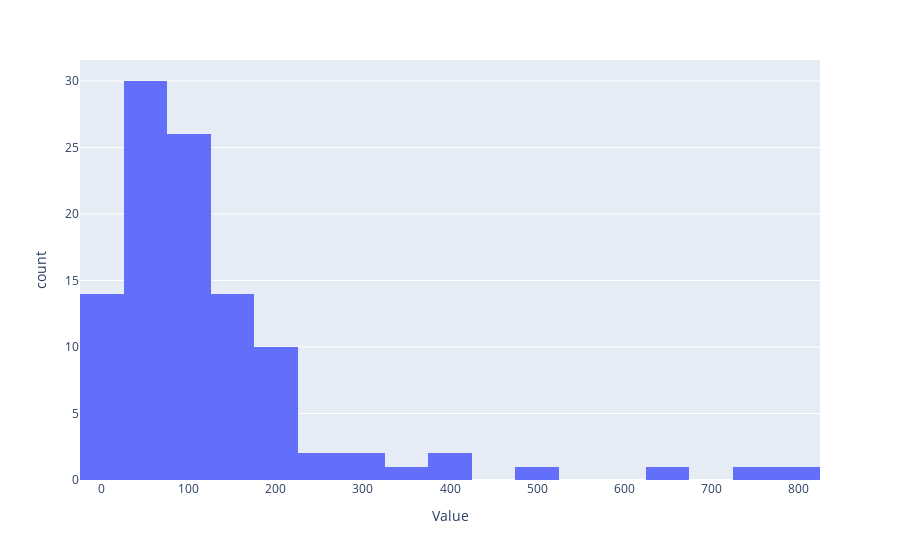

Notebook code for this chart:
### Code cell
# Plot higtogram of energy supply per capita in 2024 of countries to see the distribution
fig = px.histogram(supply_2024, x="Value")
fig.show()

### Figure 1 — Plotly figure (JSON) as saved in the notebook; plotly's stock layout.template omitted (floating-point values rounded to 4 significant figures)
{"data": [{"bingroup": "x", "hovertemplate": "Value=%{x}<br>count=%{y}<extra></extra>", "legendgroup": "", "marker": {"color": "#636efa", "pattern": {"shape": ""}}, "name": "", "orientation": "v", "showlegend": false, "type": "histogram", "x": [58.38, 71.64, 204.8, 122.7, 70.54, 10.9, 127.7, 191.8, 50.54, 98.43, 298.6, 78.16, 111.9, 132.2, 35.64, 80.52, 82.98, 133.2, 94.22, 38.57, 33.51, 137.7, 187.9, 135.3, 119.9, 100.6, 94.38, 787.6, 26.72, 39.05, 140.0, 57.39, 109.7, 100.7, 94.37, 132.8, 145.7, 383.0, 62.56, 81.57, 203.1, 133.8, 61.48, 24.82, 165.8, 176.7, 52.59, 200.1, 302.4, 6.899, 16.43, 37.29, 27.58, 84.63, 21.54, 75.53, 34.21, 41.58, 20.71, 11.9, 33.14, 21.9, 98.66, 73.69, 768.5, 60.97, 219.3, 347.2, 649.2, 118.9, 120.5, 75.32, 254.2, 107.0, 14.79, 156.9, 109.2, 188.2, 70.04, 13.88, 63.9, 28.24, 162.7, 4.407, 115.5, 105.3, 4.526, 140.5, 55.38, 216.5, 155.5, 48.86, 7.695, 72.56, 381.5, 80.28, 178.3, 57.02, 496.5, 93.02, 265.9, 0.0, 66.82, 73.87, 45.41], "xaxis": "x", "yaxis": "y"}], "layout": {"barmode": "relative", "legend": {"tracegroupgap": 0}, "margin": {"t": 60}, "xaxis": {"anchor": "y", "domain": [0, 1], "title": {"text": "Value"}}, "yaxis": {"anchor": "x", "domain": [0, 1], "title": {"text": "count"}}}}
